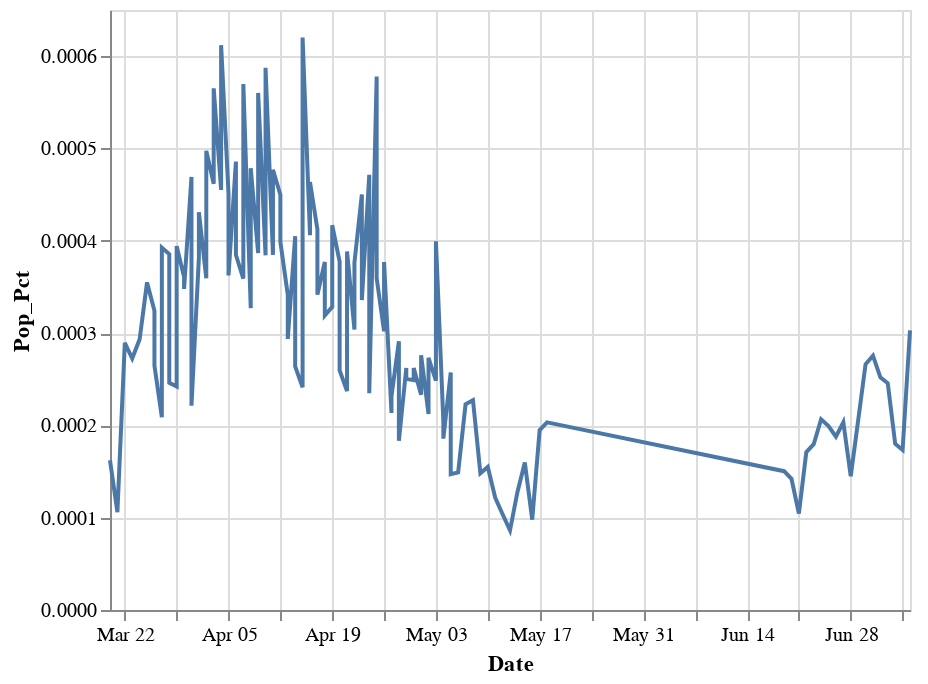

Notebook code for this chart:
### Markdown cell above
## 2. Data Plotting <a name="eda"></a>

### Code cell
import altair as alt

alt.Chart(corona_data).mark_line().encode(
    x='Date',
    y='Pop_Pct'
)
